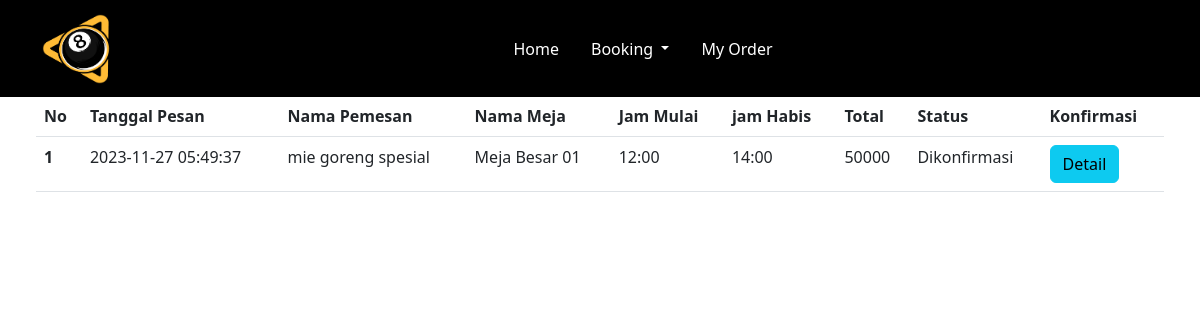
The page /user/bayar.php (signed in) on the database as committed earlier.
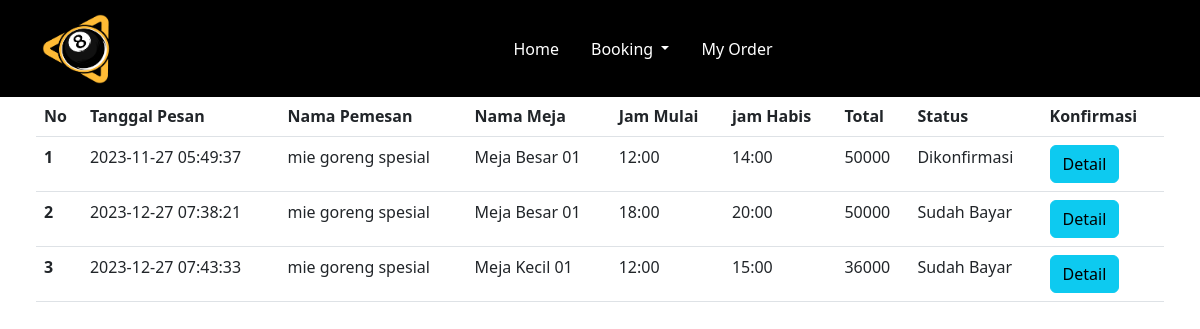
The same page on the database as committed later.
### tables this page shows
CREATE TABLE `sewa` (
  `idsewa` int(11) NOT NULL,
  `iduser` int(11) NOT NULL,
  `idlap` int(11) NOT NULL,
  `tgl_pesan` timestamp NOT NULL DEFAULT current_timestamp(),
  `jmulai` varchar(11) NOT NULL,
  `jhabis` varchar(11) NOT NULL,
  `harga` int(11) NOT NULL,
  `tot` varchar(11) NOT NULL,
  `status` varchar(255) NOT NULL
);

CREATE TABLE `user` (
  `id_user` int(11) NOT NULL,
  `email` varchar(50) NOT NULL,
  `password` varchar(255) NOT NULL,
  `hp` varchar(20) NOT NULL,
  `jenis_kelamin` varchar(10) NOT NULL,
  `nama_lengkap` varchar(60) NOT NULL,
  `alamat` text NOT NULL,
  `foto` text NOT NULL,
  `reset_token_hash` varchar(64) DEFAULT NULL,
  `reset_token_expires_at` datetime DEFAULT NULL,
  `account_activation_hash` varchar(255) DEFAULT NULL
);

CREATE TABLE `lapangan` (
  `idlap` int(11) NOT NULL,
  `nm` varchar(35) NOT NULL,
  `ket` text NOT NULL,
  `harga` int(11) NOT NULL,
  `foto` text NOT NULL
);

### functions.php (called while the page is built, shortened)
<?php
$conn = mysqli_connect("localhost", "root", "", "db_futsal");
function query($query)
{
  global $conn;
  $result = mysqli_query($conn, $query);
  $rows = [];
  while ($row = mysqli_fetch_assoc($result)) {
    $rows[] = $row;
  }
  return $rows;
}
 ?>

### user/bayar.php (the view, shortened to what this page needs)
<?php
require "../functions.php";
$id_user = $_SESSION["id_user"];
$sewa = query("SELECT sewa.*, user.nama_lengkap, lapangan.nm, bayar.bukti, bayar.konfirmasi
FROM sewa
JOIN lapangan ON sewa.idlap = lapangan.idlap
JOIN user ON sewa.iduser = user.id_user
LEFT JOIN bayar ON sewa.idsewa = bayar.idsewa
WHERE sewa.iduser = '$id_user'");
?>
<!doctype html>
<html lang="en">
<head>
  <link rel="stylesheet" href="../css/keranjang.css">
  <link href="https://cdn.jsdelivr.net/npm/bootstrap@5.3.0-alpha3/dist/css/bootstrap.min.css" rel="stylesheet">
</head>
<body>
  <div class="container">
    <nav class="navbar fixed-top navbar-expand-lg" style="background-color: black;">
      <div class="container">
        <a class="navbar-brand" href="#">
          <img src="../assets/img/logo.png" alt="Logo" width="70" height="70" class="d-inline-block align-text-top">
        </a>
        <div class="collapse navbar-collapse" id="navbarSupportedContent">
          <ul class="navbar-nav mx-auto mb-2 mb-lg-0">
            <li class="nav-item">
              <a class="nav-link active text-white" aria-current="page" href="../indexuser.php">Home</a>
            </li>
            <li class="nav-item dropdown">
              <a class="nav-link dropdown-toggle text-white" href="#" role="button" data-bs-toggle="dropdown" aria-expanded="false">
                Booking
              </a>
            </li>
            <li class="nav-item">
              <a class="nav-link active text-white" aria-current="page" href="#">My Order</a>
            </li>
          </ul>
        </div>
      </div>
    </nav>
  </div>
  <section class="lapangan mb-5" id="lapangan" style="margin-top: 8%;">
    <div class="container-fluid">
      <form action="" method="post" enctype="multipart/form-data" class="px-4">
        <table class="table my-5">
          <thead>
            <tr>
              <th scope="col">No</th>
              <th scope="col">Tanggal Pesan</th>
              <th scope="col">Nama Pemesan</th>
              <th scope="col">Nama Meja</th>
              <th scope="col">Jam Mulai</th>
              <th scope="col">jam Habis</th>
              <th scope="col">Total</th>
              <th scope="col">Status</th>
              <th scope="col">Konfirmasi</th>
            </tr>
          </thead>
          <tbody>
            <?php $i = 1; ?>
            <?php foreach ($sewa as $row) : ?>
              <tr>
                <th scope="row"><?= $i++; ?></th>
                <td><?= $row["tgl_pesan"] ?></td>
                <td><?= $row["nama_lengkap"] ?></td>
                <td><?= $row["nm"] ?></td>
                <td><?= $row["jmulai"] ?></td>
                <td><?= $row["jhabis"] ?></td>
                <td><?= $row["tot"] ?></td>
                <td><?= $row["status"] ?></td>
                <td>
                  <?php
                  if ($row["konfirmasi"] == "Sudah Bayar" || $row["konfirmasi"] == "Terkonfirmasi") {
                    echo '<button type="button" class="btn btn-info" data-bs-toggle="modal" data-bs-target="#detailModal' . $row["idsewa"] . '">Detail</button> ';
                  } else {
                    echo '<button type="button" class="btn btn-inti btn btn-success" data-bs-toggle="modal" data-bs-target="#bayarModal' . $row["idsewa"] . '">Bayar</button>
                    <a href="" data-bs-toggle="modal" data-bs-target="#hapusModal' . $row["idsewa"] . '" class="btn btn-danger">Hapus</a>';
                  }
                  ?>
                </td>
              </tr>
            <?php endforeach; ?>
          </tbody>
        </table>
      </form>
    </div>
  </section>
</body>
</html>

### css/keranjang.css (style rules this page uses)
:root { --blue:#2980b9; --red:tomato; --orange:orange; --black:#333; --white:#fff; --bg-color:#eee; --dark-bg:rgba(0,0,0,.7); --box-shadow:0 .5rem 1rem rgba(0,0,0,.1); --border:.1rem solid #999; }
.nav-item { margin: 3px !important; padding: 5px; }

Rows that differ between the two databases and show on the page:
added sewa: tgl_pesan "2023-12-27 07:38:21", iduser.nama_lengkap "mie goreng spesial", idlap.nm "Meja Besar 01", jmulai "18:00", jhabis "20:00", tot "50000", status "Sudah Bayar"
added sewa: tgl_pesan "2023-12-27 07:43:33", iduser.nama_lengkap "mie goreng spesial", idlap.nm "Meja Kecil 01", jmulai "12:00", jhabis "15:00", tot "36000", status "Sudah Bayar"
